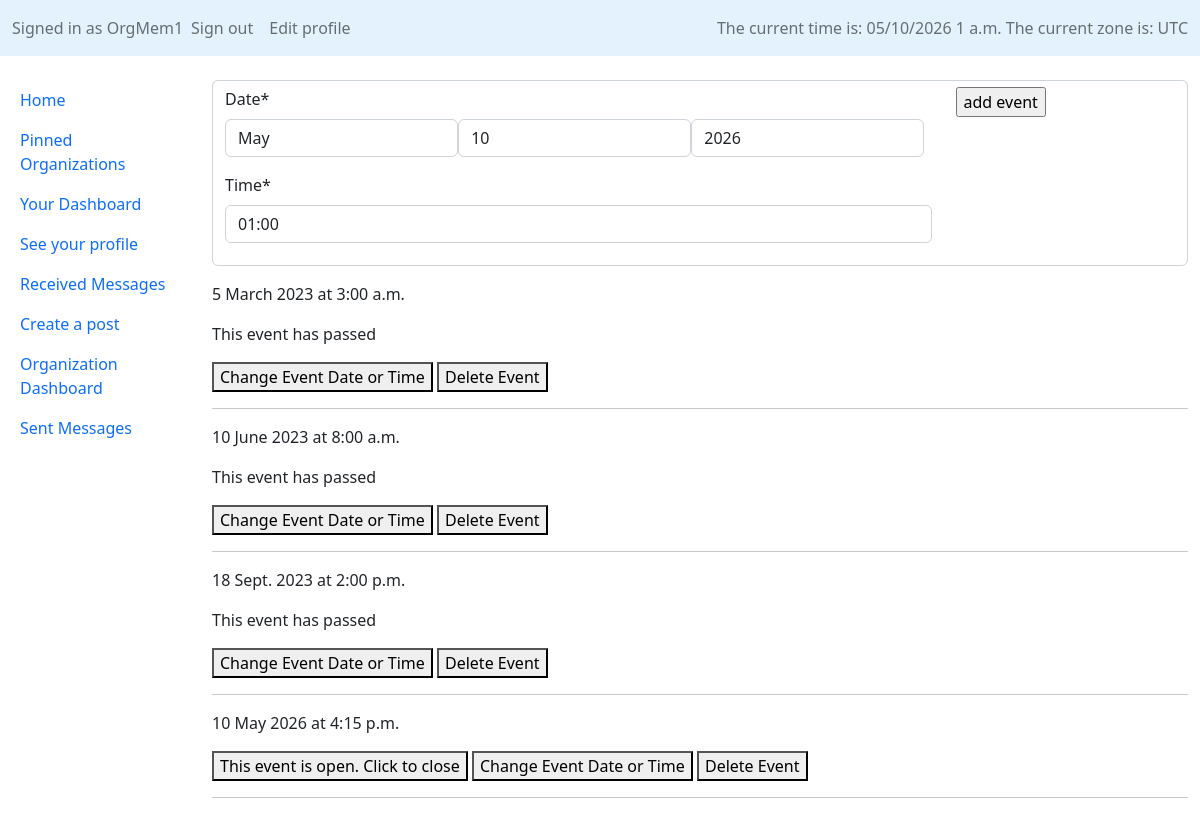
The app's page /Forum/manage_events/30 (signed in) with its own data.
### Forum/models.py (models this page shows, shortened)
class Event(models.Model):
    date = models.DateField(default=timezone.now, null=True, blank=True, validators=[MinValueValidator(timezone.now().date(), "valid values are not in the past")])
    time = models.TimeField(default=timezone.now, null=True, blank=True)
    open = models.BooleanField(default=True, null=False, blank=False)
    post = models.ForeignKey(Post, on_delete=models.CASCADE, related_name='project_times')
    @property
    def passed(self):
        if (self.date < timezone.now().date()):
            self.open = False
            return True
        else:
            return False
    @property
    def datetime(self):
        this_datetime = datetime.combine(self.date, self.time, timezone.utc)
        local_time = this_datetime.astimezone(timezone.get_current_timezone())
        date_str = format_date(local_time.date(), "j N Y")
        time_str = format_time(local_time.time(), 'g:i a')
        return f"{date_str} at {time_str}"

### Forum/views.py (the view)
# urls.py: path("manage_events/<int:post_pk>", permission_required("Forum.can_post")(views.ManageEventsView.as_view()), name="manage_events"),
class ManageEventsView(ListView):
    model = Event
    template_name = "Forum/mngmt_pages/mng_events.html"
    def get_queryset(self, *args, **kwargs):
        queryset = super(ManageEventsView, self).get_queryset(*args, **kwargs)
        current_post = Post.objects.get(pk=self.kwargs['post_pk'])
        return queryset.filter(post=current_post).order_by('date')
    def get_context_data(self, **kwargs):
        context = super().get_context_data(**kwargs)
        context['event_form'] = EventForm()
        context['post_pk'] = self.kwargs['post_pk']
        return context

### Forum/forms.py
class EventForm(ModelForm):
    date= forms.DateField(localize=True, initial=timezone.now(), widget=forms.SelectDateWidget(years=range(timezone.now().year, timezone.now().year + 10)),)
    time= forms.TimeField(localize=True, initial=timezone.now(),widget=forms.TimeInput(format='%H:%M'))
    class Meta:
        model = Event
        fields = ['date', 'time']
        error_messages = {"min_value" : "This date must not be in the past"}
    def __init__(self, *args, **kwargs):
        super(EventForm, self).__init__(*args, **kwargs)
        self.helper = FormHelper(self)
        self.helper.label_class = 'form-label'
        self.helper.layout = Layout(
            MultiWidgetField('date', attrs=({'style': 'width: 33%; display: inline-block;'})),
            Field('time', css_class='form-control'),
        )
        self.helper.form_tag = False
        self.helper.disable_csrf = True

### Forum/templates/Forum/mngmt_pages/mng_events.html (shortened to what this page needs)
{% extends "Forum/layouts/sidebar_layout.html" %}
{% load static %}
{% load crispy_forms_tags %}
{% block body %}
    <div>
        <form class="form-control mb-3" action="{% url 'change_event' %}" method="post">
            <div class="row">
                <div class="col col-9">
                    {% crispy event_form event_form.helper %}
                </div>
                <div class="col">
                    <input type="submit" value="add event">
                </div>
            </div>
        </form>
    </div>
    <div>
        {% for event in event_list %}
            <div id="event-{{event.pk}}-div">
                <div id="event-{{event.pk}}-info-div">
                    <p>{{ event.datetime }}</p>
                    {% if not event.passed %}
                        {% if event.open %}
                            <button type="button" id="toggle-open-event-{{event.pk}}-btn" onclick="toggle_open(this, {{event.pk}})" value="true">This event is open. Click to close</button>
                        {% else %}
                            <button type="button" id="toggle-open-event-{{event.pk}}-btn" onclick="toggle_open(this, {{event.pk}})" value="false">This event is closed. Click to open</button>
                        {% endif %}
                    {% else %}
                        <p>This event has passed </p>
                    {% endif %}
                    <button id="toggle-change-{{event.pk}}-btn" value="none" onclick="toggle_change(this, {{event.id}})">Change Event Date or Time</button>
                    <button id="delete-{{event.pk}}-warning-btn" onclick="delete_event_warning({{event.id}})">Delete Event</button>
                </div>
                <hr>
            </div>
        {% empty %}
            There are no events associated with this post
        {% endfor %}
    </div>
{% endblock %}

### Forum/templates/Forum/layouts/sidebar_layout.html (shortened to what this page needs)
<!DOCTYPE html>
<html lang="en">
    <head>
        {% load static %}
        {% load crispy_forms_tags %}
        <link href="https://cdn.jsdelivr.net/npm/bootstrap@5.2.3/dist/css/bootstrap.min.css" rel="stylesheet">
        <link rel="stylesheet" href="{% static 'Forum/style/stylesheet.css' %}">
    </head>
    <body>
    <nav class="navbar navbar-expand-md fixed-top" style="background-color: #e3f2fd;">
        {% load tz %}
        {% get_current_timezone as TIME_ZONE %}
        <div id = "topbar" class="container-fluid">
            <div class="collapse navbar-collapse">
                <div class="navbar-nav">
                    {% if user.is_authenticated %}
                    <span class="navbar-text">
                        Signed in as {{ request.user.username }}
                    </span>
                    <a class="nav-link" href="{% url 'sign_out' %}">Sign out</a>
                    <a class="nav-link" href="{% url 'edit_profile' %}">Edit profile</a>
                    {% else %}
                    <a class="nav-link" href="{% url 'login' %}">Sign in</a>
                    <a class="nav-link" href="{% url 'sign_up' %}">Sign up</a>
                    {% endif %}
                </div>
            </div>
            <span class="navbar-text">
            The current time is:
            {% now "SHORT_DATETIME_FORMAT" %}
            The current zone is:
            {{ TIME_ZONE }}
            </span>
        </div>
    </nav>
        <div class="container-fluid" style="margin-top:80px">
        <div class = "row">
            <div id ="sidebar" class = "col-2 px-1 h-100 position-fixed">
                <div class="nav flex-column">
                    <ul class="nav nav-pills flex-column mb-auto">
                        <li class="nav-item"><a class="nav-link" href="{% url 'index' %}">Home</a>
                        </li>
                    {% if user.is_authenticated %}
                        <li class="nav-item"><a class="nav-link" href="{% url 'pinned_view' %}">Pinned Organizations</a> </li>
                        <li class="nav-item"><a class="nav-link" href="{% url 'your_project_view' %}">Your Dashboard</a></li>
                        <li class="nav-item"><a class="nav-link" href="{% url 'profile_view' pk=user.pk %}">See your profile</a> </li>
                        <li class="nav-item"><a class="nav-link" href="{% url 'received_messages' %}">Received Messages</a> </li>
                        {% if perms.Forum.can_post %}
                            <li class="nav-item"><a class="nav-link" href="{% url 'create_post' %}">Create a post</a></li>
                            <li class="nav-item"><a class="nav-link" href="{% url 'manage_posts_view' %}">Organization Dashboard</a> </li>
                            <li class="nav-item"><a class="nav-link" href="{% url 'sent_messages' %}">Sent Messages</a> </li>
                        {% endif %}
                    {% endif %}
                    </ul>
                </div>
            </div>
            <div id = "body" class = "col offset-2">
                {% localtime on %}
                {% block body %}
                {% endblock %}
                {% endlocaltime %}
            </div>
        </div>
    </div>
    </body>
</html>

### records on screen
Event: datetime "5 March 2023 at 3:00 a.m.", shows "This event has passed"
Event: datetime "10 June 2023 at 8:00 a.m.", shows "This event has passed"
Event: datetime "18 Sept. 2023 at 2:00 p.m.", shows "This event has passed"
Event: datetime "10 May 2026 at 4:15 p.m."

### other values on screen
{{ request.user.username }} "OrgMem1"
{{ TIME_ZONE }} "UTC"
